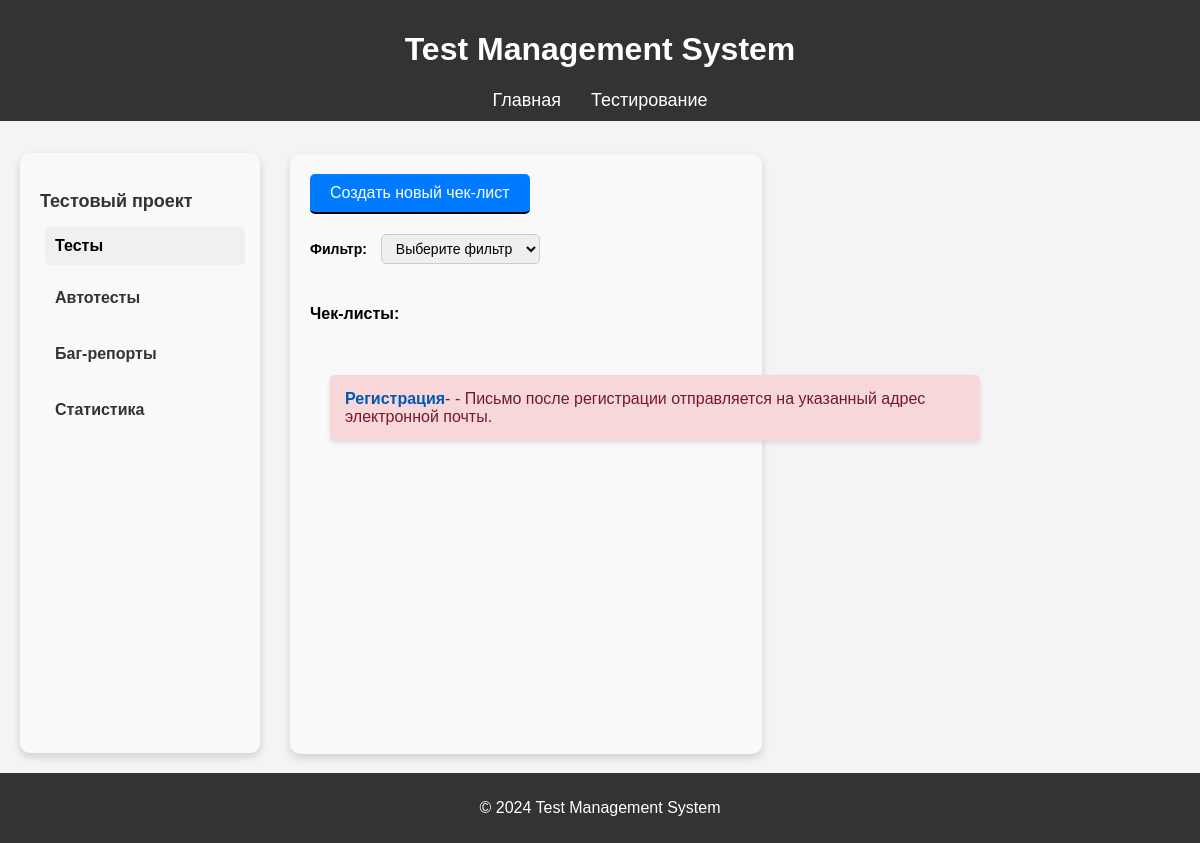
/testing/check_list/, run on the app's committed database.
### testing/models.py (models this page shows, shortened)
class Checklist(models.Model):
    STATUS_CHOICES = [
        ('not_tested', 'Не проверен'),
        ('passed', 'Пройден'),
        ('failed', 'Провален'),
    ]
    name = models.CharField(max_length=255)
    description = models.TextField(blank=True, null=True)
    created_at = models.DateTimeField(default=timezone.now)
    updated_at = models.DateTimeField(auto_now=True)
    status = models.CharField(max_length=20, choices=STATUS_CHOICES, default='not_tested')

### testing/views.py (the view)
# urls.py: path('check_list/', checklist_list, name='check_list'),
def checklist_list(request):
    checklists = Checklist.objects.all()
    return render(request, 'testing/check_list.html', {'checklists': checklists})

### testing/templates/testing/check_list.html
{% extends 'testing/base.html' %}
{% load static %}
{% block content %}
{% include 'testing/sidebar_content.html' %}
<div class="check-list-container">
    <a href="{% url 'testing:create_checklist' %}" class="create-checklist-button">Создать новый чек-лист</a>
    {% include 'testing/filterform2.html' %}
    <h4>Чек-листы:</h4>
    <div class="created-checklist">
        {% for checklist in checklists %}
        <a href="{% url 'testing:checklist_details' checklist.id %}" class="checklist-link">
            <div class="checklist-item {% if checklist.status == 'not_tested' %}not-tested{% elif checklist.status == 'passed' %}passed{% elif checklist.status == 'failed' %}failed{% endif %}">
                <strong>{{ checklist.name }}</strong>- </strong> - {{ checklist.description }}
            </div>
        </a>
        {% endfor %}
    </div>
</div>
{% endblock %}

### testing/static/css/style.css (style rules this page uses)
html, body { height: 100%; margin: 0; padding: 0; display: flex; flex-direction: column; font-family: Arial, sans-serif; background-color: #f4f4f4; }
a { color: #06c; }
.failed { background-color: #f8d7da; color: #721c24; }

### testing/static/css/checkstyle.css (style rules this page uses)
.check-list-container { display: flex; flex-direction: column; align-items: flex-start; width: 36%; padding: 20px; box-shadow: 0 2px 5px rgba(0,0,0,0.1); margin-left: 250px; height: 70vh; background-color: #f9f9f9; position: absolute; top: 0; margin-top: 154px; border-radius: 10px; box-shadow: 0 4px 8px rgba(0, 0, 0, 0.15); }
.create-checklist-button { padding: 10px 20px; background-color: #007bff; color: white; border: none; cursor: pointer; text-decoration: none; border-radius: 5px; margin-right: 100px; border-bottom: 2px solid #000000; }
.created-checklist { padding: 20px; max-height: 70vh; overflow-y: auto; direction: rtl; }
.checklist-item { padding: 15px; background-color: #ffffff; color: #333; border-radius: 5px; box-shadow: 0 2px 5px rgba(0, 0, 0, 0.1); transition: background-color 0.3s, color 0.3s; direction: ltr; width: 620px; word-wrap: break-word; }
.checklist-link { display: block; text-decoration: none; margin: 10px 0; }
.checklist-item strong { font-size: 16px; color: #0056b3; }
.failed { background-color: #f8d7da; color: #721c24; }

### data on the page
Checklist: name "Регистрация", description "Письмо после регистрации отправляется на указанный адрес электронной почты."
